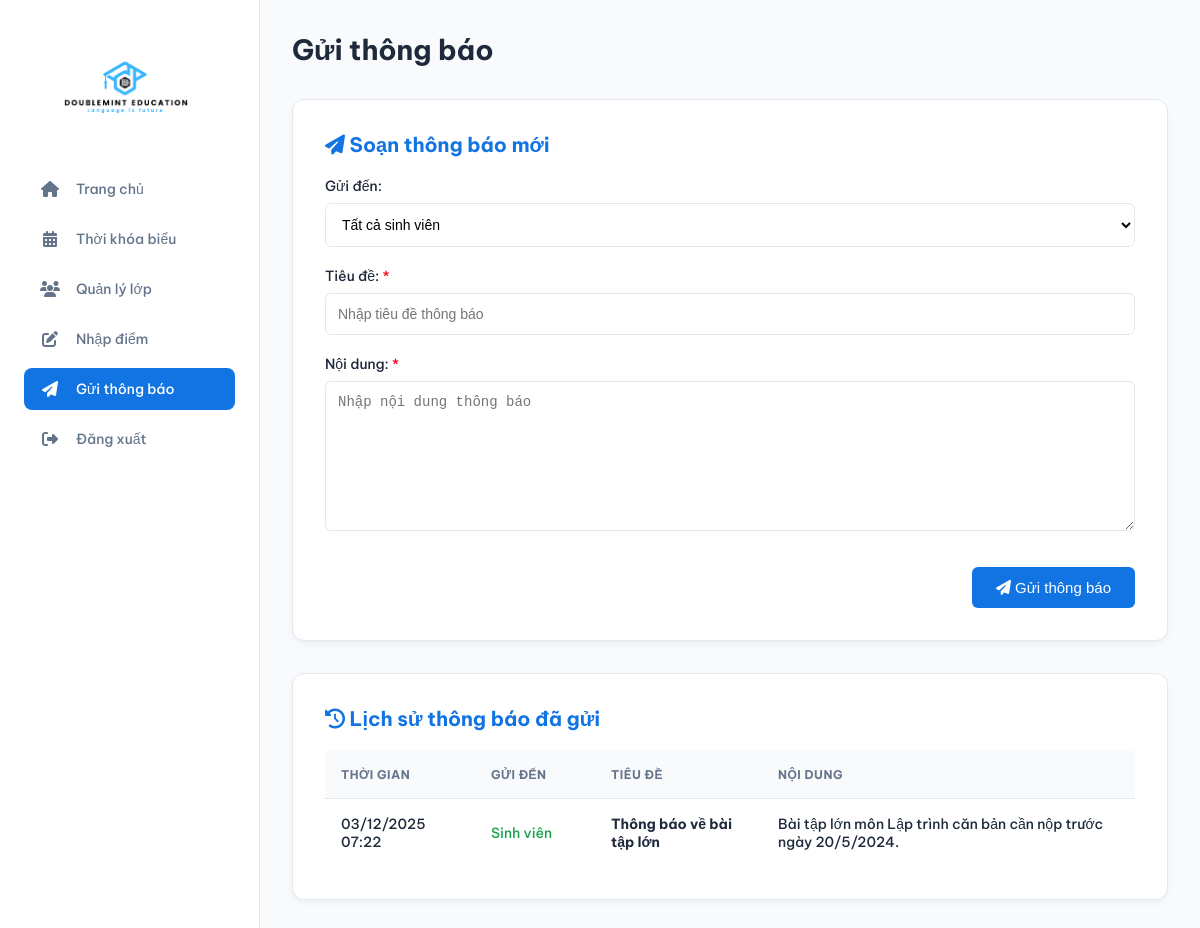
The page /teacher/gui_thong_bao.php (signed in) on the database its author committed.
### tables this page shows
CREATE TABLE notifications (
    id INT AUTO_INCREMENT PRIMARY KEY,
    sender_id INT NOT NULL,
    receiver_id INT,
    role_target ENUM('all', 'student', 'teacher', 'admin'),
    title VARCHAR(200) NOT NULL,
    content TEXT NOT NULL,
    is_read ENUM('yes', 'no') DEFAULT 'no',
    created_at TIMESTAMP DEFAULT CURRENT_TIMESTAMP,
    FOREIGN KEY (sender_id) REFERENCES users(id) ON DELETE CASCADE,
    INDEX idx_receiver (receiver_id),
    INDEX idx_role_target (role_target)
);

### config/auth.php (called while the page is built, shortened)
<?php
function isLoggedIn() {
    return isset($_SESSION['user_id']) && isset($_SESSION['role']);
}
function getCurrentUser() {
    if (isLoggedIn()) {
        return array(
            'id' => $_SESSION['user_id'] ?? null,
            'email' => $_SESSION['email'] ?? '',
            'role' => $_SESSION['role'] ?? '',
            'full_name' => $_SESSION['full_name'] ?? ''
        );
    }
    return null;
}
?>

### config/db_connect.php (called while the page is built, shortened)
<?php
function executeQuery($conn, $sql) {
    $result = $conn->query($sql);
    return $result;
}
function fetchAll($conn, $sql) {
    $result = executeQuery($conn, $sql);
    $data = array();
    if ($result && $result->num_rows > 0) {
        while ($row = $result->fetch_assoc()) {
            $data[] = $row;
        }
    }
    return $data;
}
?>

### teacher/gui_thong_bao.php (the view, shortened to what this page needs)
<?php
require_once '../config/db_connect.php';
require_once '../config/auth.php';
$currentUser = getCurrentUser();
$sqlHistory = "SELECT * FROM notifications
               WHERE sender_id = {$currentUser['id']}
               ORDER BY created_at DESC
               LIMIT 10";
$history = fetchAll($conn, $sqlHistory);
include '../includes/header.php';
?>
<div class="main-header">
    <div class="page-title">
        <h1>Gửi thông báo</h1>
    </div>
</div>
<div class="card" style="margin-bottom: 32px;">
    <h2 style="font-size: 20px; margin-bottom: 20px; color: var(--primary-color);">
        <i class="fas fa-paper-plane"></i> Soạn thông báo mới
    </h2>
    <form method="POST" action="">
        <div class="form-group">
            <label for="role_target">Gửi đến:</label>
            <select id="role_target" name="role_target" required>
                <option value="student">Tất cả sinh viên</option>
            </select>
        </div>
        <div class="form-group">
            <label for="title">Tiêu đề: <span style="color: var(--danger-color);">*</span></label>
            <input type="text" id="title" name="title" placeholder="Nhập tiêu đề thông báo" required
                   value="<?php echo htmlspecialchars($_POST['title'] ?? ''); ?>">
        </div>
        <div class="form-group">
            <label for="content">Nội dung: <span style="color: var(--danger-color);">*</span></label>
            <textarea id="content" name="content" placeholder="Nhập nội dung thông báo" required><?php echo htmlspecialchars($_POST['content'] ?? ''); ?></textarea>
        </div>
        <div class="form-actions">
            <button type="submit" class="btn-submit">
                <i class="fas fa-paper-plane"></i> Gửi thông báo
            </button>
        </div>
    </form>
</div>
<div class="card">
    <h2 style="font-size: 20px; margin-bottom: 20px; color: var(--primary-color);">
        <i class="fas fa-history"></i> Lịch sử thông báo đã gửi
    </h2>
    <?php if (count($history) > 0): ?>
        <div class="table-container">
            <table class="results-table">
                <thead>
                    <tr>
                        <th style="width: 150px;">Thời gian</th>
                        <th style="width: 120px;">Gửi đến</th>
                        <th>Tiêu đề</th>
                        <th>Nội dung</th>
                    </tr>
                </thead>
                <tbody>
                    <?php foreach ($history as $notif): ?>
                        <tr>
                            <td>
                                <?php
                                    $date = new DateTime($notif['created_at']);
                                    echo $date->format('d/m/Y H:i');
                                ?>
                            </td>
                            <td>
                                <?php
                                    if ($notif['role_target'] === 'all') echo '<span style="color: var(--primary-color); font-weight: 500;">Tất cả</span>';
                                    elseif ($notif['role_target'] === 'student') echo '<span style="color: #16a34a; font-weight: 500;">Sinh viên</span>';
                                    else echo 'Cá nhân';
                                ?>
                            </td>
                            <td><strong><?php echo htmlspecialchars($notif['title']); ?></strong></td>
                            <td><?php echo nl2br(htmlspecialchars(substr($notif['content'], 0, 100))); ?><?php echo strlen($notif['content']) > 100 ? '...' : ''; ?></td>
                        </tr>
                    <?php endforeach; ?>
                </tbody>
            </table>
        </div>
    <?php else: ?>
        <p style="color: var(--text-secondary); text-align: center; padding: 40px;">
            Chưa có thông báo nào được gửi.
        </p>
    <?php endif; ?>
</div>
<?php include '../includes/footer.php'; ?>

### assets/css/style.css (style rules this page uses)
:root { --primary-color: #1274e3; --secondary-color: #f8fafc; --sidebar-bg: #ffffff; --text-primary: #1e293b; --text-secondary: #64748b; --border-color: #e2e8f0; --shadow-color: rgba(100, 116, 139, 0.06); --danger-color: #ff0019; }
* { box-sizing: border-box; margin: 0; padding: 0; }
body { font-family: 'Be Vietnam Pro', sans-serif; background-color: var(--secondary-color); color: var(--text-primary); font-size: 14px; -webkit-font-smoothing: antialiased; -moz-osx-font-smoothing: grayscale; }
.app-body { display: flex; }
.main-header { display: flex; justify-content: space-between; align-items: center; margin-bottom: 32px; }
.main-header .page-title h1 { font-size: 28px; font-weight: 700; color: var(--text-primary); }
.card { background-color: #ffffff; padding: 32px; border-radius: 12px; border: 1px solid var(--border-color); box-shadow: 0 4px 6px -1px var(--shadow-color), 0 2px 4px -2px var(--shadow-color); }
.table-container { overflow-x: auto; }
.results-table { width: 100%; border-collapse: collapse; min-width: 600px; }
.results-table th, .results-table td { padding: 16px; text-align: left; border-bottom: 1px solid var(--border-color); }
.results-table thead { background-color: var(--secondary-color); }
.results-table th { font-weight: 700; font-size: 12px; color: var(--text-secondary); text-transform: uppercase; letter-spacing: 0.5px; }
.results-table tbody tr:last-child td { border-bottom: none; }
.results-table tbody td { font-weight: 500; }
.main-content .form-group { margin-bottom: 20px; }
.main-content .form-group label { display: block; font-weight: 500; margin-bottom: 8px; }
.main-content .form-group input, .main-content .form-group select, .main-content .form-group textarea { width: 100%; padding: 12px; border: 1px solid var(--border-color); border-radius: 6px; font-size: 14px; background-color: #fff; }
.main-content .form-group textarea { min-height: 150px; resize: vertical; }
.main-content .form-actions { text-align: right; margin-top: 32px; }
.main-content .form-actions .btn-submit { padding: 12px 24px; border: none; border-radius: 6px; cursor: pointer; font-weight: 500; font-size: 15px; background-color: var(--primary-color); color: white; }

### rows shown on the page
notifications: created_at "03/12/2025 07:22", role_target "Sinh viên", title "Thông báo về bài tập lớn", content "Bài tập lớn môn Lập trình căn bản cần nộp trước ngày 20/5/2024."

### other values the page prints
$menu['text'] "Trang chủ"
$menu['text'] "Thời khóa biểu"
$menu['text'] "Quản lý lớp"
$menu['text'] "Nhập điểm"
$menu['text'] "Gửi thông báo"
